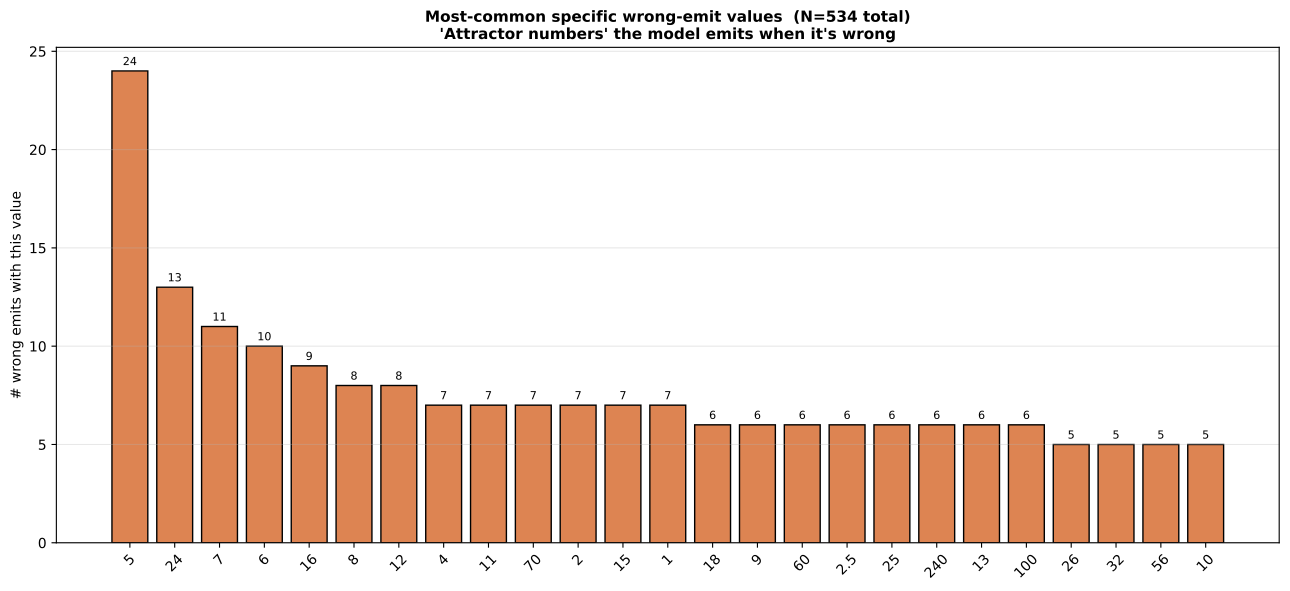

This figure's Python source:
"""Value-level patterns in the 'other_number' wrong emits.

For the 534 wrong emits before rescue, examine the NUMBERS themselves:
  - Most-common specific values (attractor numbers)
  - First-digit and last-digit distributions
  - Roundness (multiples of 5 / 10 / 25 / 50 / 100)
  - Digit count distribution vs gold
  - Distribution of the values (histogram, log scale)

Output: wrong_value_patterns_gsm8k.{json,pdf}
"""
from __future__ import annotations

import json, re
from collections import Counter
from pathlib import Path

import matplotlib
matplotlib.rcParams["text.parse_math"] = False
import matplotlib.pyplot as plt
import numpy as np
from matplotlib.backends.backend_pdf import PdfPages

PD = Path(__file__).resolve().parent
REPO = Path(__file__).resolve().parents[2]
FD_JSON = REPO / "experiments" / "computation_probes" / "force_decode_per_step_gsm8k.json"
OUT_JSON = PD / "wrong_value_patterns_gsm8k.json"
OUT_PDF = PD / "wrong_value_patterns_gsm8k.pdf"


def parse_markers(s):
    s = s.replace(",", "")
    return re.findall(r"<<(-?\d+\.?\d*)\s*([+\-*/])\s*(-?\d+\.?\d*)\s*=\s*(-?\d+\.?\d*)>>", s)


def emit_final(s):
    s = s.replace(",", "")
    nums = re.findall(r"-?\d+\.?\d*", s)
    if not nums: return None
    try: return float(nums[-1])
    except: return None


def first_digit(x):
    s = str(abs(int(x))) if x == int(x) else str(abs(x)).split(".")[0]
    s = s.lstrip("0")
    return int(s[0]) if s else 0


def last_digit(x):
    return int(abs(int(x))) % 10


def main():
    fd = json.load(open(FD_JSON))
    from datasets import load_dataset
    ds = load_dataset("gsm8k", "main")["test"]

    rows = fd["rows"]
    n_steps = len(rows[0]["step_emits"])

    # Collect the same set: 'other_number' wrong emits from problems
    # eventually correct
    wrong_vals = []
    gold_vals = []
    for r in rows:
        idx = r["idx"]
        ex = ds[idx]
        gold_match = re.search(r"####\s*(-?\d+\.?\d*)", ex["answer"].replace(",", ""))
        if gold_match is None: continue
        gold = float(gold_match.group(1))
        markers = [(float(a), op, float(b), float(c))
                   for a, op, b, c in parse_markers(ex["answer"])]
        emit_vals = [emit_final(e) for e in r["step_emits"]]
        step_correct = [v is not None and abs(v - gold) < 1e-3 for v in emit_vals]
        if not step_correct[-1]: continue
        first_correct = next((k for k, c in enumerate(step_correct) if c), -1)
        if first_correct < 1: continue
        for k in range(first_correct):
            v = emit_vals[k]
            if v is None or v == 0: continue
            # exclude marker hits
            if markers and any(abs(v - m[3]) < 1e-3 for m in markers): continue
            wrong_vals.append(v)
            gold_vals.append(gold)

    wrong_vals = np.array(wrong_vals)
    gold_vals = np.array(gold_vals)
    N = len(wrong_vals)
    print(f"  N other-number wrong emits: {N}")

    # === Value-level analyses ===

    # 1. Most-common specific values
    val_counter = Counter()
    for v in wrong_vals:
        # round to int if whole
        if v == int(v):
            val_counter[int(v)] += 1
        else:
            val_counter[round(v, 2)] += 1
    top_values = val_counter.most_common(30)
    print(f"\nTop 30 specific wrong-emit values:")
    for v, c in top_values:
        print(f"  {v}: {c}  ({c/N*100:.1f}%)")

    # 2. First-digit distribution
    first_digits = [first_digit(v) for v in wrong_vals if v != 0]
    fd_counts = Counter(first_digits)
    fd_dist = np.array([fd_counts.get(d, 0) / len(first_digits) * 100
                        for d in range(1, 10)])
    benford = np.array([np.log10(1 + 1 / d) * 100 for d in range(1, 10)])
    print(f"\nFirst-digit distribution (vs Benford's law):")
    for d in range(1, 10):
        bar = "█" * int(fd_dist[d-1] / 2)
        print(f"  {d}: emit {fd_dist[d-1]:5.1f}%  | benford {benford[d-1]:5.1f}%  {bar}")

    # 3. Last-digit distribution
    last_digits = [last_digit(v) for v in wrong_vals]
    ld_counts = Counter(last_digits)
    ld_dist = np.array([ld_counts.get(d, 0) / len(last_digits) * 100 for d in range(10)])
    print(f"\nLast-digit distribution (uniform = 10%):")
    for d in range(10):
        bar = "█" * int(ld_dist[d] / 2)
        print(f"  {d}: {ld_dist[d]:5.1f}%  {bar}")

    # 4. Roundness
    n_mult10 = int(np.sum(wrong_vals % 10 == 0))
    n_mult5 = int(np.sum(wrong_vals % 5 == 0))
    n_mult100 = int(np.sum(wrong_vals % 100 == 0))
    print(f"\nRoundness (vs N={N}):")
    print(f"  multiple of 5:   {n_mult5}  ({n_mult5/N*100:.1f}%)")
    print(f"  multiple of 10:  {n_mult10}  ({n_mult10/N*100:.1f}%)")
    print(f"  multiple of 100: {n_mult100}  ({n_mult100/N*100:.1f}%)")
    gold_mult5 = int(np.sum(gold_vals % 5 == 0))
    gold_mult10 = int(np.sum(gold_vals % 10 == 0))
    print(f"  (for comparison, gold values: mult5={gold_mult5/N*100:.1f}%  "
          f"mult10={gold_mult10/N*100:.1f}%)")

    # 5. Digit count distribution vs gold
    emit_digs = [len(str(int(abs(v)))) for v in wrong_vals if v != 0]
    gold_digs = [len(str(int(abs(v)))) for v in gold_vals if v != 0]
    emit_dig_dist = Counter(emit_digs)
    gold_dig_dist = Counter(gold_digs)
    print(f"\nDigit-count distribution (emit vs gold):")
    for d in sorted(set(list(emit_dig_dist.keys()) + list(gold_dig_dist.keys()))):
        ec = emit_dig_dist.get(d, 0)
        gc = gold_dig_dist.get(d, 0)
        print(f"  {d}-digit numbers: emit {ec:>4} ({ec/len(emit_digs)*100:.1f}%) | "
              f"gold {gc:>4} ({gc/len(gold_digs)*100:.1f}%)")

    # 6. Sign + range
    n_neg = int(np.sum(wrong_vals < 0))
    n_zero_emit = int(np.sum(wrong_vals == 0))  # already excluded
    n_pos = int(np.sum(wrong_vals > 0))
    print(f"\nSign: {n_neg} negative, {n_pos} positive ({n_neg/N*100:.1f}% / {n_pos/N*100:.1f}%)")
    print(f"  emit value range: [{wrong_vals.min():g}, {wrong_vals.max():g}]")
    print(f"  emit value median: {np.median(wrong_vals):g}")
    print(f"  gold value range: [{gold_vals.min():g}, {gold_vals.max():g}]")
    print(f"  gold value median: {np.median(gold_vals):g}")

    out = {
        "N": N,
        "top_values": [{"value": float(v), "count": c, "pct": c/N*100}
                       for v, c in top_values],
        "first_digit_dist_pct": fd_dist.tolist(),
        "benford_pct": benford.tolist(),
        "last_digit_dist_pct": ld_dist.tolist(),
        "roundness": {"mult5_pct": n_mult5/N*100, "mult10_pct": n_mult10/N*100,
                       "mult100_pct": n_mult100/N*100,
                       "gold_mult5_pct": gold_mult5/N*100,
                       "gold_mult10_pct": gold_mult10/N*100},
        "emit_digit_count_dist": dict(emit_dig_dist),
        "gold_digit_count_dist": dict(gold_dig_dist),
        "sign": {"neg_pct": n_neg/N*100, "pos_pct": n_pos/N*100},
    }
    OUT_JSON.write_text(json.dumps(out, indent=2))
    print(f"\nsaved {OUT_JSON}")

    # Plots
    with PdfPages(OUT_PDF) as pdf:
        # Page 1: top values bar chart
        fig, ax = plt.subplots(figsize=(13, 6))
        top_for_plot = top_values[:25]
        labels = [str(v) for v, _ in top_for_plot]
        cnts = [c for _, c in top_for_plot]
        ax.bar(range(len(labels)), cnts, color="#dd8452", edgecolor="black")
        ax.set_xticks(range(len(labels))); ax.set_xticklabels(labels, rotation=45)
        ax.set_ylabel("# wrong emits with this value")
        for i, c in enumerate(cnts):
            ax.text(i, c + 0.3, str(c), ha="center", fontsize=8)
        ax.set_title(f"Most-common specific wrong-emit values  (N={N} total)\n"
                     "'Attractor numbers' the model emits when it's wrong",
                     fontsize=11, fontweight="bold")
        ax.grid(axis="y", alpha=0.3)
        fig.tight_layout()
        pdf.savefig(fig, bbox_inches="tight"); plt.close(fig)

        # Page 2: first-digit distribution vs Benford
        fig, ax = plt.subplots(figsize=(11, 5.5))
        w = 0.4
        ax.bar(np.arange(1, 10) - w/2, fd_dist, w, color="#4c72b0",
               edgecolor="black", label="emit first digit")
        ax.bar(np.arange(1, 10) + w/2, benford, w, color="#2ca02c",
               edgecolor="black", label="Benford's law")
        ax.set_xticks(range(1, 10)); ax.set_xlabel("first digit")
        ax.set_ylabel("% of N")
        ax.set_title("First-digit distribution of wrong emits vs Benford's law",
                     fontsize=11, fontweight="bold")
        ax.legend(); ax.grid(axis="y", alpha=0.3)
        fig.tight_layout()
        pdf.savefig(fig, bbox_inches="tight"); plt.close(fig)

        # Page 3: last-digit distribution
        fig, ax = plt.subplots(figsize=(11, 5.5))
        bars = ax.bar(range(10), ld_dist, color="#9467bd", edgecolor="black")
        for b, v in zip(bars, ld_dist):
            ax.text(b.get_x() + b.get_width()/2, v + 0.3, f"{v:.1f}",
                    ha="center", fontsize=9)
        ax.axhline(10, color="black", ls="--", alpha=0.5, label="uniform (10%)")
        ax.set_xticks(range(10)); ax.set_xlabel("last digit")
        ax.set_ylabel("% of N")
        ax.set_title("Last-digit distribution of wrong emits (uniform expectation = 10%)",
                     fontsize=11, fontweight="bold")
        ax.legend(); ax.grid(axis="y", alpha=0.3)
        fig.tight_layout()
        pdf.savefig(fig, bbox_inches="tight"); plt.close(fig)

        # Page 4: digit count + roundness
        fig, axes = plt.subplots(1, 2, figsize=(13, 5))
        ax = axes[0]
        dlist = sorted(set(list(emit_dig_dist.keys()) + list(gold_dig_dist.keys())))
        e_pcts = [emit_dig_dist.get(d, 0) / len(emit_digs) * 100 for d in dlist]
        g_pcts = [gold_dig_dist.get(d, 0) / len(gold_digs) * 100 for d in dlist]
        w = 0.4
        ax.bar(np.arange(len(dlist)) - w/2, e_pcts, w, color="#dd8452",
               edgecolor="black", label="wrong emit")
        ax.bar(np.arange(len(dlist)) + w/2, g_pcts, w, color="#2ca02c",
               edgecolor="black", label="gold")
        ax.set_xticks(range(len(dlist))); ax.set_xticklabels(dlist)
        ax.set_xlabel("# digits")
        ax.set_ylabel("% of N")
        ax.set_title("Digit-count distribution: wrong emits vs gold",
                     fontsize=10, fontweight="bold")
        ax.legend(); ax.grid(axis="y", alpha=0.3)

        ax = axes[1]
        labels = ["mult of 5", "mult of 10", "mult of 100"]
        emit_pcts = [n_mult5/N*100, n_mult10/N*100, n_mult100/N*100]
        gold_pcts = [gold_mult5/N*100, gold_mult10/N*100,
                     int(np.sum(gold_vals % 100 == 0))/N*100]
        w = 0.4
        xs = np.arange(len(labels))
        ax.bar(xs - w/2, emit_pcts, w, color="#dd8452", edgecolor="black",
               label="wrong emit")
        ax.bar(xs + w/2, gold_pcts, w, color="#2ca02c", edgecolor="black",
               label="gold")
        ax.set_xticks(xs); ax.set_xticklabels(labels)
        ax.set_ylabel("% of N")
        ax.set_title("Roundness (multiples) — wrong emits vs gold",
                     fontsize=10, fontweight="bold")
        ax.legend(); ax.grid(axis="y", alpha=0.3)
        for x, e, g in zip(xs, emit_pcts, gold_pcts):
            ax.text(x - w/2, e + 0.5, f"{e:.0f}%", ha="center", fontsize=8)
            ax.text(x + w/2, g + 0.5, f"{g:.0f}%", ha="center", fontsize=8)
        fig.tight_layout()
        pdf.savefig(fig, bbox_inches="tight"); plt.close(fig)

        # Page 5: text summary
        fig, ax = plt.subplots(figsize=(11.5, 8.5))
        ax.axis("off")
        body = (f"Wrong-emit value-level summary  (N={N})\n\n"
                f"Most-common attractor values:\n")
        for v, c in top_values[:10]:
            body += f"  {v!s:<8} {c}  ({c/N*100:.1f}%)\n"
        body += f"\nFirst-digit distribution:\n"
        body += f"  {'digit':<7} {'emit':<8} {'Benford':<8}\n"
        for d in range(1, 10):
            body += f"  {d}       {fd_dist[d-1]:5.1f}%  {benford[d-1]:5.1f}%\n"
        body += f"\nLast-digit distribution (uniform = 10%):\n"
        body += f"  {'digit':<7} {'pct':<8}\n"
        for d in range(10):
            mark = "  ← peak" if ld_dist[d] == ld_dist.max() else ""
            body += f"  {d}       {ld_dist[d]:5.1f}%{mark}\n"
        body += f"\nRoundness:\n"
        body += f"  mult of 5:   {n_mult5/N*100:.1f}% (gold {gold_mult5/N*100:.1f}%)\n"
        body += f"  mult of 10:  {n_mult10/N*100:.1f}% (gold {gold_mult10/N*100:.1f}%)\n"
        body += f"  mult of 100: {n_mult100/N*100:.1f}%\n"
        ax.text(0.04, 0.97, body, va="top", ha="left", family="monospace", fontsize=10)
        ax.set_title("Wrong-emit value-level summary",
                     fontsize=12, fontweight="bold")
        pdf.savefig(fig, bbox_inches="tight"); plt.close(fig)
    print(f"saved {OUT_PDF}")


if __name__ == "__main__":
    main()
